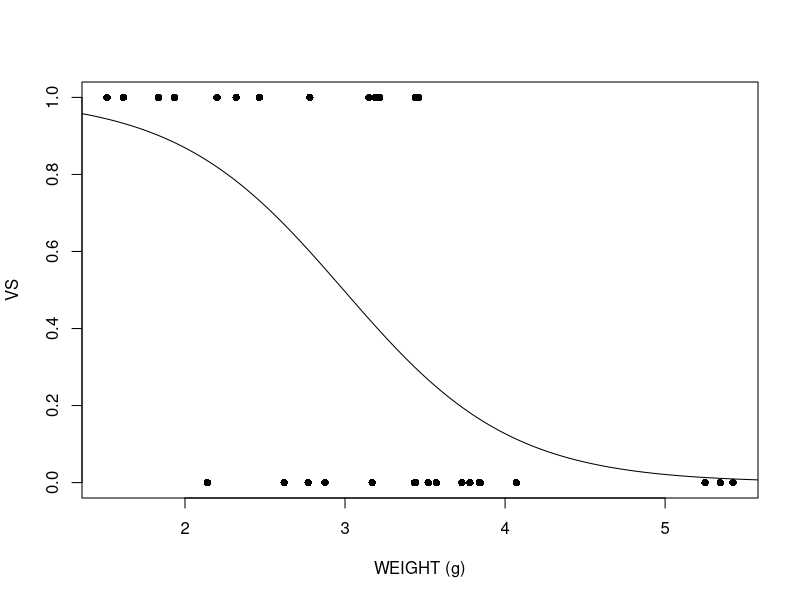
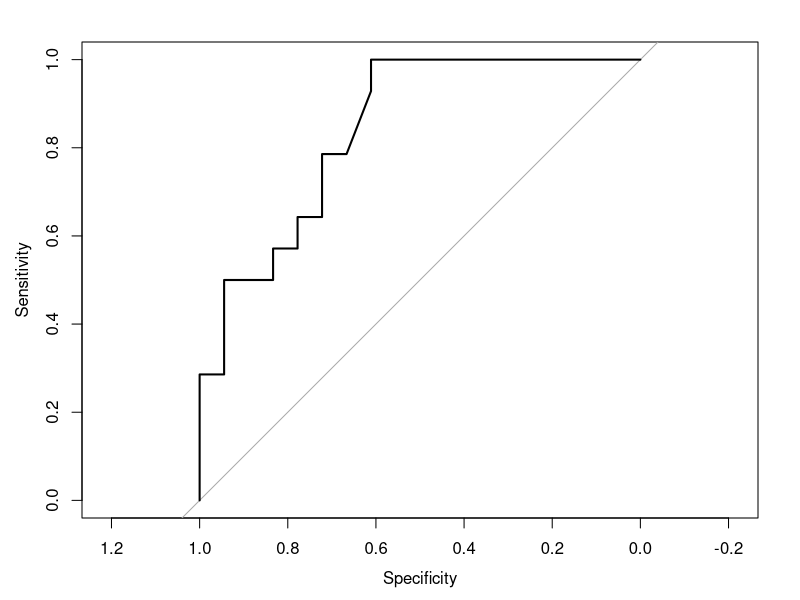

These figures' R source, in order: (Note: this script raises an error after producing the figures.)
mtcars = mtcars
print(mtcars)

log = glm(vs ~ wt, family = binomial, data = mtcars)
print(log)

xweight <- seq(0, 6, 0.01)

yweight <- predict(log, list(wt = xweight), type="response")

plot(mtcars$wt, mtcars$vs, pch = 16, xlab = "WEIGHT (g)", ylab = "VS")

lines(xweight, yweight)

install.packages("pROC")
library(pROC)
roc(mtcars$vs, log$fitted.values, plot = TRUE)



# crash
crash.log = glm(Survived ~ Age, family = "binomial", data = OA.9.13...crash)
print(crash.log)

crash.xweight <- seq(20, 120, 1)
crash.yweight <- predict(crash.log, list(Age = crash.xweight), type="response")

# plot(OA.9.13...crash$Age, OA.9.13...crash$Speed, pch = 16, xlab = "Age", ylab = "Speed")
plot(OA.9.13...crash$Speed, OA.9.13...crash$Survived, pch = 16, xlab = "Speed", ylab = "Survived")
plot(OA.9.13...crash$Age, OA.9.13...crash$Survived, pch = 16, xlab = "Age", ylab = "Survived")
# plot(crash.xweight, crash.yweight)

lines(crash.xweight, crash.yweight)

library(pROC)
roc(OA.9.13...crash$Survived, crash.log$fitted.values, plot = TRUE)
